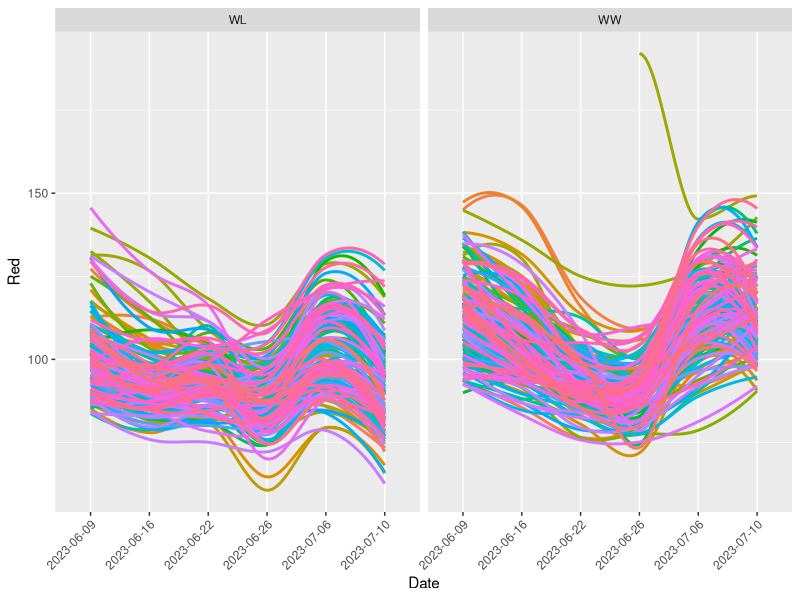
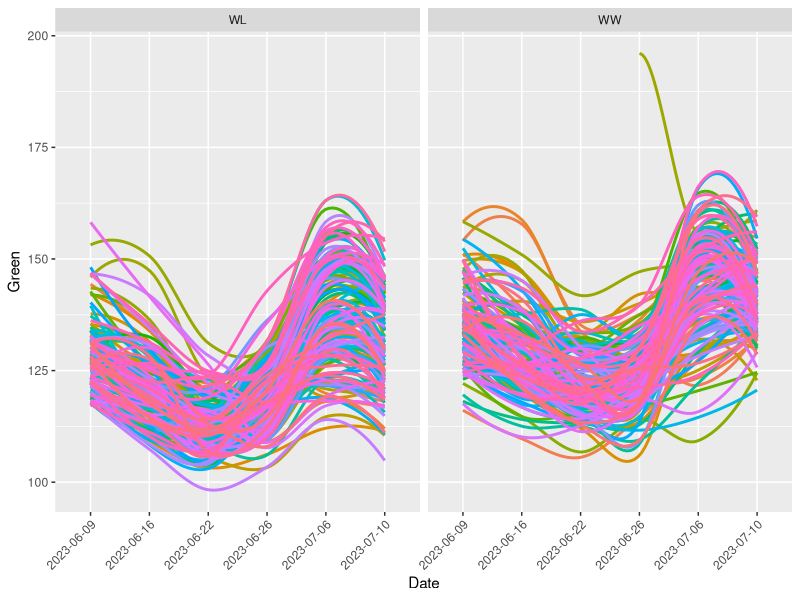
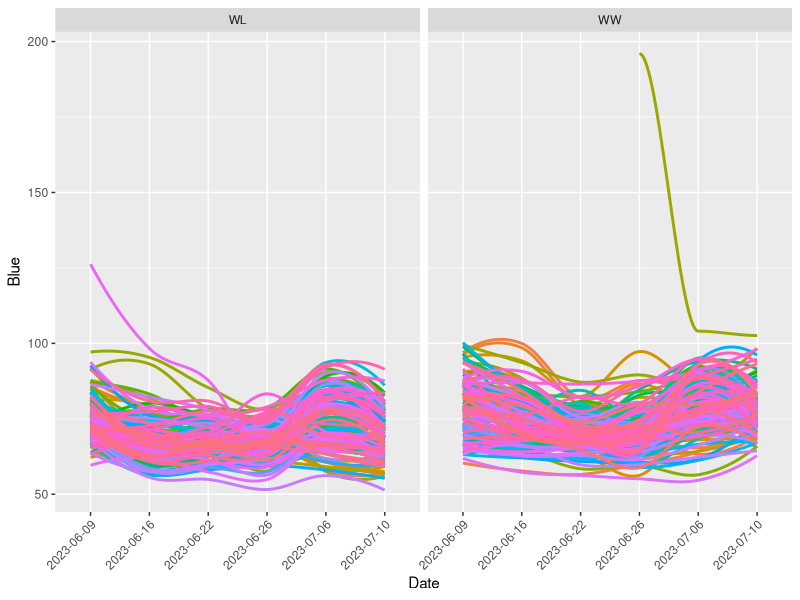
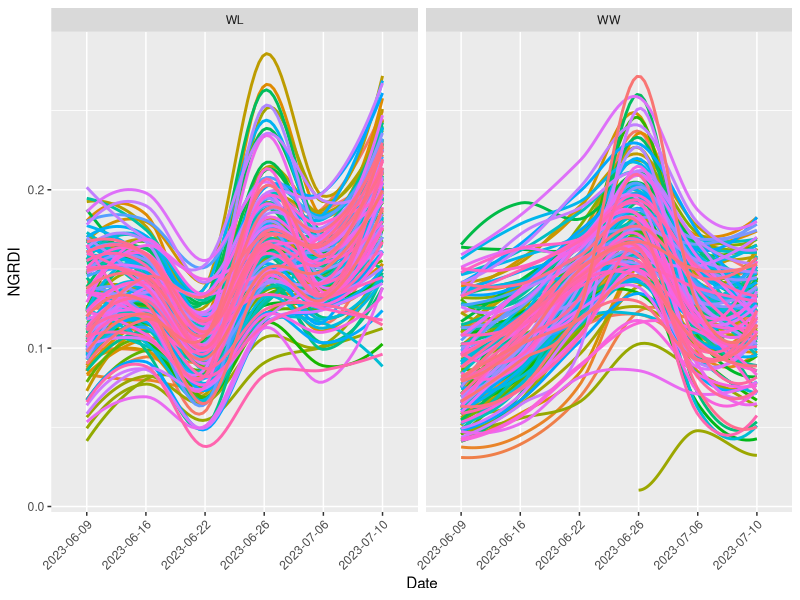
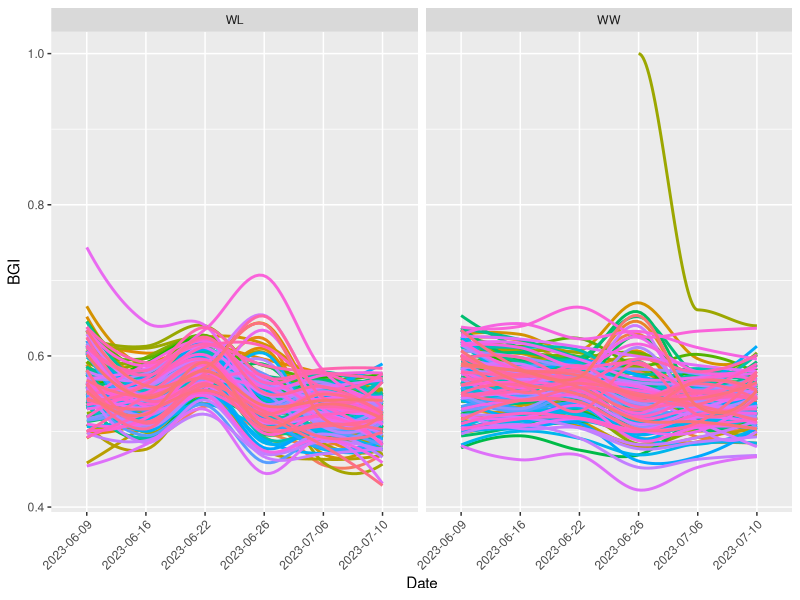
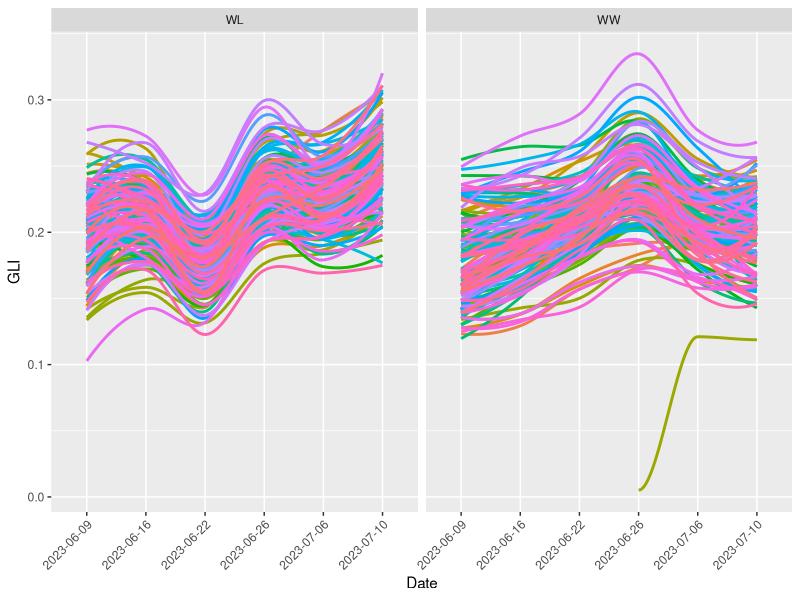
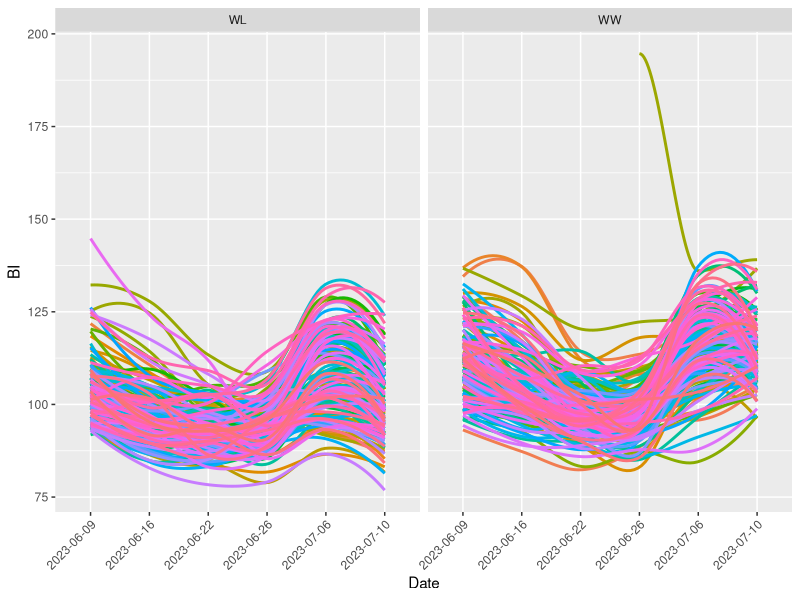
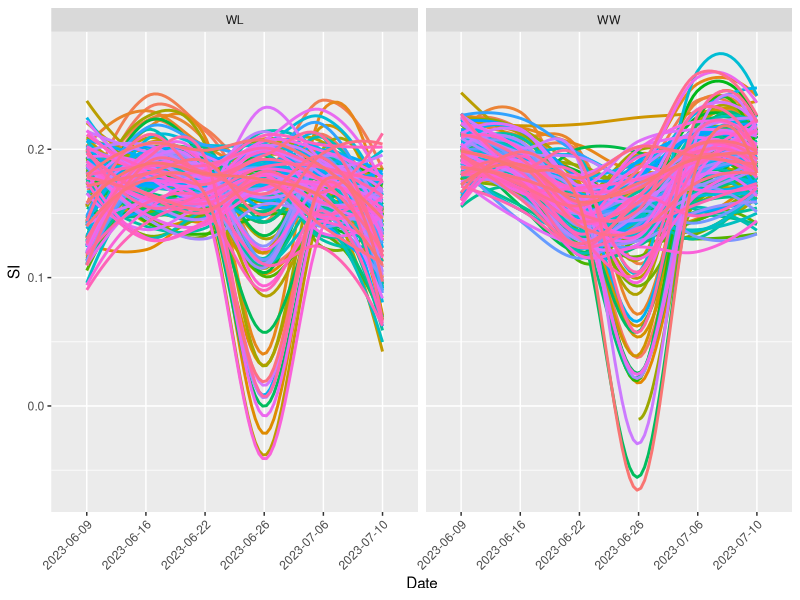

Recreate these plots in R, in order.
## ---- chunk 1
# Load the ggplot2 library
library(ggplot2)
library(dplyr)

df <- read.csv("F120_beans_2023_fieldbook.csv")

# Drop NA values from the data frame 'df'
df <- df %>% filter(!is.na(date), !is.na(objArea), !is.na(genotype), !is.na(treatment))

# Define the y variables to iterate through
y_vars <- c("Red", "Green", "Blue", "NGRDI", "BGI", "GLI", "BI", "SI", "VARI", "objArea")

# Iterate through the y variables and create a separate plot for each one
for (y_var in y_vars) {
  # Create the plot
  p <- ggplot(df, aes(x = date, y = !!sym(y_var), group = interaction(genotype, treatment), color = genotype)) +
    geom_smooth(se=FALSE, formula=y~x, fill=NA) +
    labs(x = "Date", y = y_var) +
    theme(legend.position = "none", axis.text.x = element_text(angle = 45, hjust = 1)) + #, panel.background = element_rect(fill = "transparent")) +
    facet_wrap(~ treatment) #, ncol = 2)
  
  # Save the plot to a file
  ggsave(paste0(y_var, "_lowess_plot.png"), plot = p)
}
